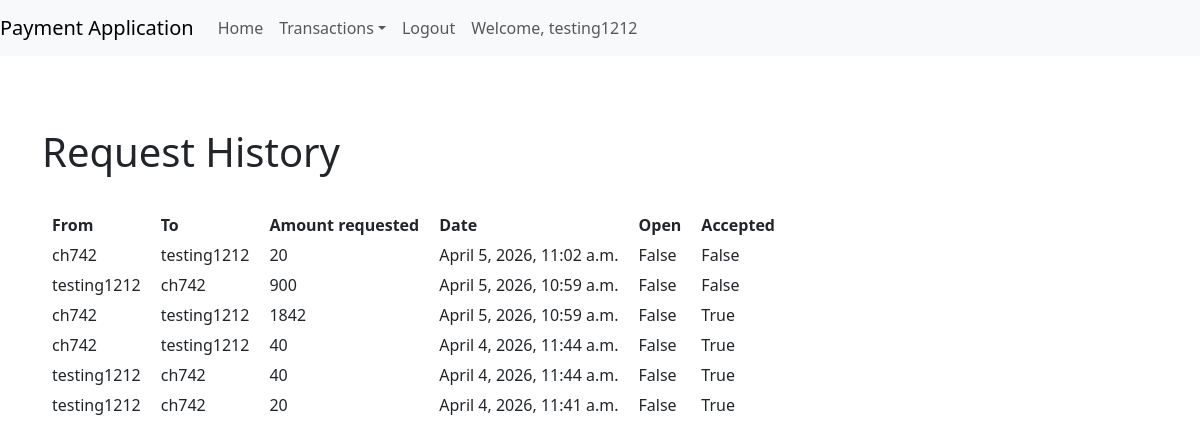
The app's page /transactions/TransactionRequests (signed in) with its own data.
### payapp/models.py (models this page shows, shortened)
class BalanceTransactionRequest(models.Model):
    from_username = models.CharField(max_length=150)
    to_username = models.CharField(max_length=150)
    amount = models.IntegerField()
    created_at = models.DateTimeField(auto_now_add=True)
    open = models.BooleanField(default=True)
    accepted = models.BooleanField(default=False)

### payapp/views.py (the view, shortened to what this page needs)
# urls.py: path("TransactionRequests", views.view_transaction_requests, name="transaction requests"),
@csrf_protect
def view_transaction_requests(request, ignore_post=False):
    open_requests = []
    all_requests = []
    balance = 0
    if request.user.is_authenticated:
        username = request.user.username
        open_requests = get_open_requests(username)
        set_a = models.BalanceTransactionRequest.objects.filter(to_username=username)
        set_b = models.BalanceTransactionRequest.objects.filter(from_username=username)
        all_requests = (set_a | set_b).order_by("-created_at").values()
        balance = models.Balance.objects.get(name__username=username).balance
    return render(request, "payapp/TransactionRequests.html", context={"open_requests":open_requests, "all_requests":all_requests, "balance":balance})

### payapp/views.py (called while the page is built)
@csrf_exempt
def get_open_requests(username):
    transaction_requests = models.BalanceTransactionRequest.objects.filter(to_username=username) & \
                           models.BalanceTransactionRequest.objects.filter(open=True)
    return transaction_requests.values()

### templates/payapp/TransactionRequests.html (shortened to what this page needs)
{% extends 'webapps2026/base.html' %}
{% block content %}
    {% if user.is_authenticated %}
        <br>
        <h1>Request History</h1>
        <br>
        <table>
            <tr>
                <th>From</th>
                <th>To</th>
                <th>Amount requested</th>
                <th>Date</th>
                <th>Open</th>
                <th>Accepted</th>
            </tr>
            {% for req in all_requests %}
                <tr>
                    <td>{{ req.from_username }}</td>
                    <td>{{ req.to_username }}</td>
                    <td>{{ req.amount }}</td>
                    <td>{{ req.created_at }}</td>
                    <td>{{ req.open }}</td>
                    <td>{{ req.accepted }}</td>
                </tr>
            {% endfor %}
        </table>
    {% else %}
        <h1>You are not logged in!</h1>
        <p>To view your transactions, <a href="/templates/register/login.html">Login here</a></p>
    {% endif %}
{% endblock %}

### templates/webapps2026/base.html (shortened to what this page needs)
<!DOCTYPE html>
{% autoescape off %}
<html lang="en">
{% load crispy_forms_tags %}
<head>
    <link href="https://cdn.jsdelivr.net/npm/bootstrap@5.3.0-alpha1/dist/css/bootstrap.min.css" rel="stylesheet">
</head>
<body>
    <nav class="navbar navbar-expand-lg navbar-light bg-light">
        <a class="navbar-brand" href="#">Payment Application</a>
        <div class="collapse navbar-collapse" id="navbarText">
            <ul class="navbar-nav mr-auto">
                {% if user.is_authenticated %}
                    <li class="nav-item">
                        <a class="nav-link" href="/home">Home</a>
                    </li>
                    <li class="nav-item dropdown">
                        <a class="nav-link dropdown-toggle" href="#" role="button" data-bs-toggle="dropdown">Transactions</a>
                    </li>
                    <li class="nav-item">
                        <a class="nav-link" href="/logout">Logout</a>
                    </li>
                    <li>
                        <a class="nav-link" href="#">Welcome, {{user.username}}</a>
                    </li>
                {% endif %}
            </ul>
        </div>
    </nav>
    <div class="container py-5">
	{% block content %}
	{% endblock %}
    </div>
</body>
</html>
{% endautoescape %}

### templates/webapps2026/base.html (style rules this page uses)
th,td { padding-left: 10px; padding-right:10px; padding-top:5px; }

### records on screen
BalanceTransactionRequest: from_username "ch742", to_username "testing1212", amount "20", created_at "April 5, 2026, 11:02 a.m.", open "False", accepted "False"
BalanceTransactionRequest: from_username "testing1212", to_username "ch742", amount "900", created_at "April 5, 2026, 10:59 a.m.", open "False", accepted "False"
BalanceTransactionRequest: from_username "ch742", to_username "testing1212", amount "1842", created_at "April 5, 2026, 10:59 a.m.", open "False", accepted "True"
BalanceTransactionRequest: from_username "ch742", to_username "testing1212", amount "40", created_at "April 4, 2026, 11:44 a.m.", open "False", accepted "True"
BalanceTransactionRequest: from_username "testing1212", to_username "ch742", amount "40", created_at "April 4, 2026, 11:44 a.m.", open "False", accepted "True"
BalanceTransactionRequest: from_username "testing1212", to_username "ch742", amount "20", created_at "April 4, 2026, 11:41 a.m.", open "False", accepted "True"

### other values on screen
{{ user.username }} "testing1212"
